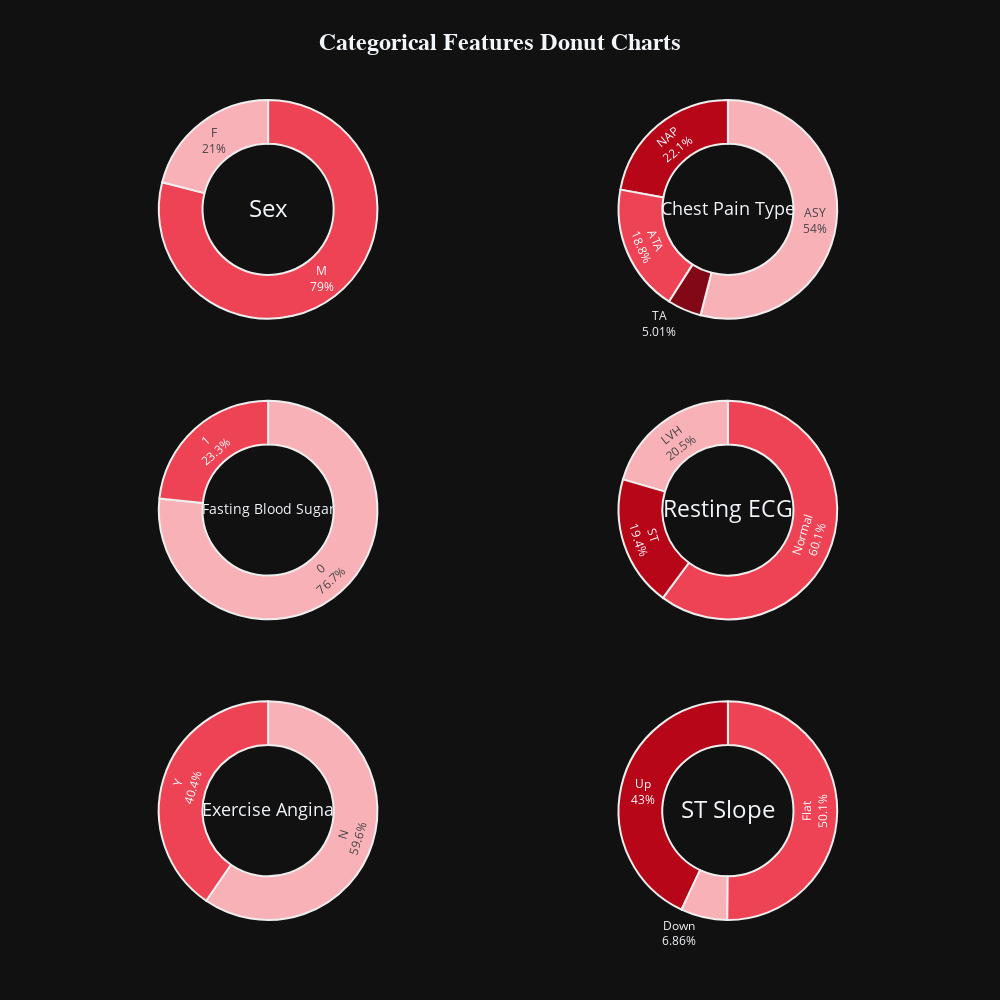

Notebook cell for this chart:
### Code cell
sex_count = df.groupby(['Sex']).size().reset_index().rename(columns={0: 'count'})
cp_count = df.groupby(['ChestPainType']).size().reset_index().rename(columns={0: 'count'})
fasting_bs_count = df.groupby(['FastingBS']).size().reset_index().rename(columns={0: 'count'})
resting_ecg_count = df.groupby(['RestingECG']).size().reset_index().rename(columns={0: 'count'})
angina_count = df.groupby(['ExerciseAngina']).size().reset_index().rename(columns={0: 'count'})
st_slope_count = df.groupby(['ST_Slope']).size().reset_index().rename(columns={0: 'count'})

fig = make_subplots(rows=3, cols=2,
                    specs=[[{'type':'domain'}, {'type':'domain'}],
                           [{'type':'domain'}, {'type':'domain'}],
                           [{'type':'domain'}, {'type':'domain'}]
                          ])


## Sex Donut Chart
fig.add_trace(
    go.Pie(
        labels=sex_count['Sex'],
        values=sex_count['count'],
        hole=.6,
        title='Sex',
        titlefont={'color':None, 'size': 24},
        ),
    row=1,col=1
    )

## Chest Pain Type Donut Chart
fig.add_trace(
    go.Pie(
        labels=cp_count['ChestPainType'],
        values=cp_count['count'],
        hole=.6,
        title='Chest Pain Type',
        titlefont={'color':None, 'size': 24},
        ),
    row=1,col=2
    )

## Fasting Blood Sugar Donut Chart
fig.add_trace(
    go.Pie(
        labels=fasting_bs_count['FastingBS'],
        values=fasting_bs_count['count'],
        hole=.6,
        title='Fasting Blood Sugar',
        titlefont={'color':None, 'size': 24},
        ),
    row=2,col=1
    )


## RestingECG Donut Chart
fig.add_trace(
    go.Pie(
        labels=resting_ecg_count['RestingECG'],
        values=resting_ecg_count['count'],
        hole=.6,
        title='Resting ECG',
        titlefont={'color':None, 'size': 24},
        ),
    row=2,col=2
    )

## ExerciseAngina Donut Chart
fig.add_trace(
    go.Pie(
        labels=angina_count['ExerciseAngina'],
        values=angina_count['count'],
        hole=.6,
        title='Exercise Angina',
        titlefont={'color':None, 'size': 24},
        ),
    row=3,col=1
    )

## ST_Slope Donut Chart
fig.add_trace(
    go.Pie(
        labels=st_slope_count['ST_Slope'],
        values=st_slope_count['count'],
        hole=.6,
        title='ST Slope',
        titlefont={'color':None, 'size': 24},
        ),
    row=3,col=2
    )

fig.update_traces(
    hoverinfo='label+value',
    textinfo='label+percent',
    textfont_size=12,
    marker=dict(
        colors=theme_colors,
        line=dict(color='#EEEEEE',
                  width=2)
        )
    )


fig.layout.update(title="<b> Categorical Features Donut Charts <b>",
                  titlefont={'color':None, 'size': 24, 'family': 'Courier New'},
                  showlegend=False,
                  height=1000,
                  width=1000,
#                   paper_bgcolor="#333333",
                  template='plotly_dark',
                  title_x=0.5
                  )
fig.show()

### Figure 1 — Plotly figure (JSON) as saved in the notebook; plotly's stock layout.template omitted (floating-point values rounded to 4 significant figures)
{"data": [{"hole": 0.6, "labels": ["F", "M"], "title": {"font": {"size": 24}, "text": "Sex"}, "values": [193, 725], "type": "pie", "domain": {"x": [0.0, 0.45], "y": [0.7333, 1.0]}, "textfont": {"size": 12}, "marker": {"line": {"color": "#EEEEEE", "width": 2}, "colors": ["#F9B1B8", "#EE4355", "#B60618", "#820815"]}, "hoverinfo": "label+value", "textinfo": "label+percent"}, {"hole": 0.6, "labels": ["ASY", "ATA", "NAP", "TA"], "title": {"font": {"size": 24}, "text": "Chest Pain Type"}, "values": [496, 173, 203, 46], "type": "pie", "domain": {"x": [0.55, 1.0], "y": [0.7333, 1.0]}, "textfont": {"size": 12}, "marker": {"line": {"color": "#EEEEEE", "width": 2}, "colors": ["#F9B1B8", "#EE4355", "#B60618", "#820815"]}, "hoverinfo": "label+value", "textinfo": "label+percent"}, {"hole": 0.6, "labels": [0, 1], "title": {"font": {"size": 24}, "text": "Fasting Blood Sugar"}, "values": [704, 214], "type": "pie", "domain": {"x": [0.0, 0.45], "y": [0.3667, 0.6333]}, "textfont": {"size": 12}, "marker": {"line": {"color": "#EEEEEE", "width": 2}, "colors": ["#F9B1B8", "#EE4355", "#B60618", "#820815"]}, "hoverinfo": "label+value", "textinfo": "label+percent"}, {"hole": 0.6, "labels": ["LVH", "Normal", "ST"], "title": {"font": {"size": 24}, "text": "Resting ECG"}, "values": [188, 552, 178], "type": "pie", "domain": {"x": [0.55, 1.0], "y": [0.3667, 0.6333]}, "textfont": {"size": 12}, "marker": {"line": {"color": "#EEEEEE", "width": 2}, "colors": ["#F9B1B8", "#EE4355", "#B60618", "#820815"]}, "hoverinfo": "label+value", "textinfo": "label+percent"}, {"hole": 0.6, "labels": ["N", "Y"], "title": {"font": {"size": 24}, "text": "Exercise Angina"}, "values": [547, 371], "type": "pie", "domain": {"x": [0.0, 0.45], "y": [0.0, 0.2667]}, "textfont": {"size": 12}, "marker": {"line": {"color": "#EEEEEE", "width": 2}, "colors": ["#F9B1B8", "#EE4355", "#B60618", "#820815"]}, "hoverinfo": "label+value", "textinfo": "label+percent"}, {"hole": 0.6, "labels": ["Down", "Flat", "Up"], "title": {"font": {"size": 24}, "text": "ST Slope"}, "values": [63, 460, 395], "type": "pie", "domain": {"x": [0.55, 1.0], "y": [0.0, 0.2667]}, "textfont": {"size": 12}, "marker": {"line": {"color": "#EEEEEE", "width": 2}, "colors": ["#F9B1B8", "#EE4355", "#B60618", "#820815"]}, "hoverinfo": "label+value", "textinfo": "label+percent"}], "layout": {"title": {"text": "<b> Categorical Features Donut Charts <b>", "font": {"size": 24, "family": "Courier New"}, "x": 0.5}, "showlegend": false, "height": 1000, "width": 1000}}
